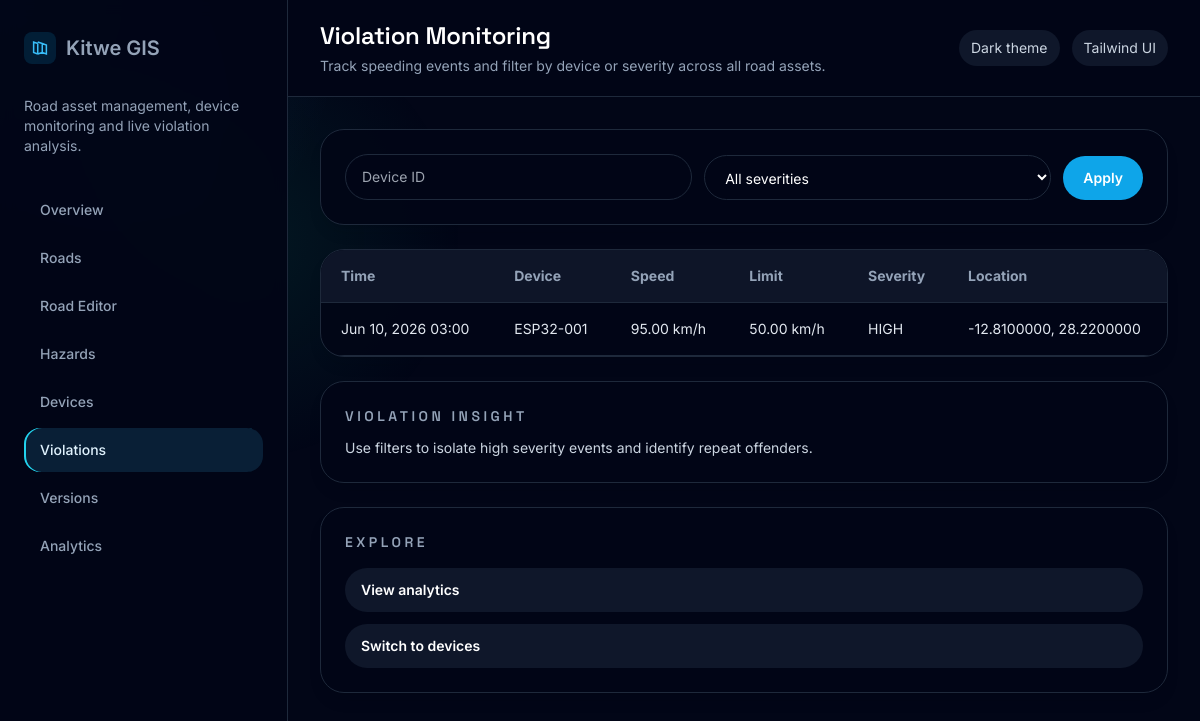
Page /violations/ on the earlier database version.
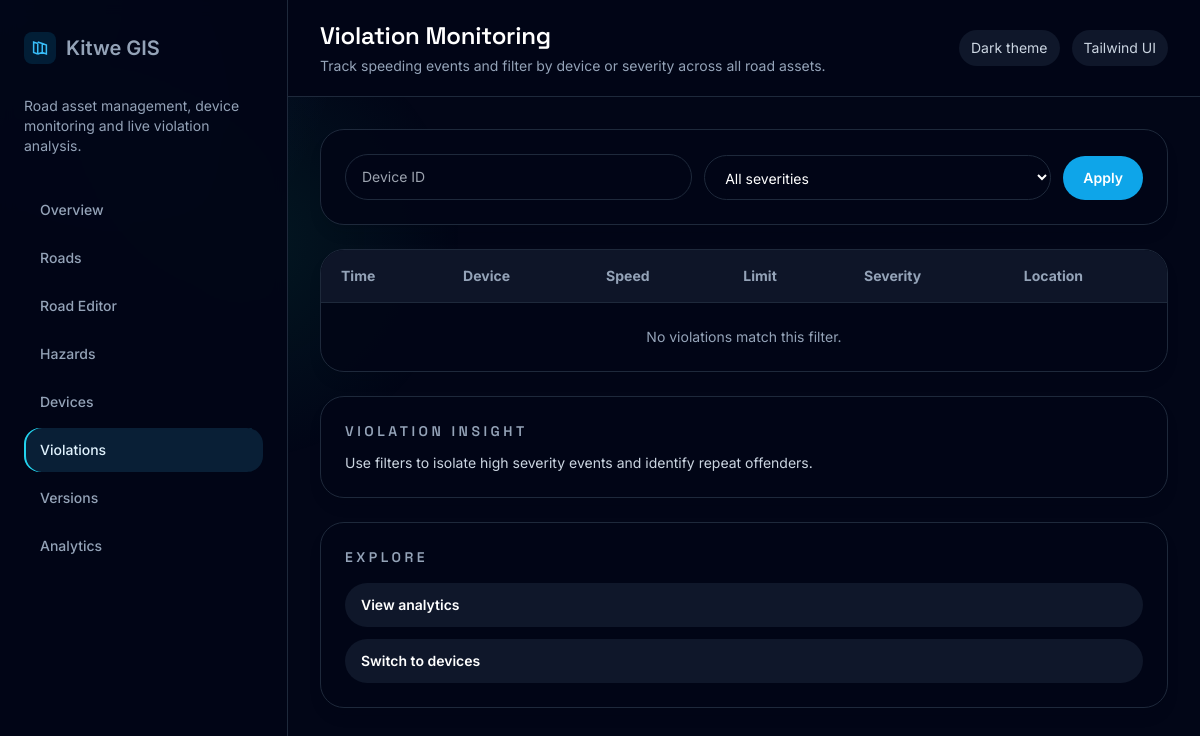
Same page on the later database version.
### api/models.py (models this page shows, shortened)
class Violation(models.Model):
    VIOLATION_SPEEDING = 'SPEEDING'
    VIOLATION_CHOICES = [
        (VIOLATION_SPEEDING, 'Speeding'),
    ]
    SEVERITY_LOW = 'LOW'
    SEVERITY_MEDIUM = 'MEDIUM'
    SEVERITY_HIGH = 'HIGH'
    SEVERITY_CHOICES = [
        (SEVERITY_LOW, 'Low'),
        (SEVERITY_MEDIUM, 'Medium'),
        (SEVERITY_HIGH, 'High'),
    ]
    device = models.ForeignKey(Device, related_name='violations', on_delete=models.CASCADE)
    telemetry = models.ForeignKey(Telemetry, related_name='violations', on_delete=models.CASCADE)
    violation_type = models.CharField(max_length=32, choices=VIOLATION_CHOICES, default=VIOLATION_SPEEDING)
    speed = models.DecimalField(max_digits=6, decimal_places=2)
    speed_limit = models.DecimalField(max_digits=6, decimal_places=2)
    latitude = models.DecimalField(max_digits=10, decimal_places=7)
    longitude = models.DecimalField(max_digits=10, decimal_places=7)
    severity = models.CharField(max_length=10, choices=SEVERITY_CHOICES)
    created_at = models.DateTimeField(auto_now_add=True)
    class Meta:
        ordering = ['-created_at']

class Device(models.Model):
    device_id = models.CharField(max_length=128, unique=True)
    device_name = models.CharField(max_length=128, blank=True)
    current_map_version = models.ForeignKey(MapVersion, null=True, blank=True, on_delete=models.SET_NULL)
    registered_at = models.DateTimeField(auto_now_add=True)
    last_seen = models.DateTimeField(null=True, blank=True)
    class Meta:
        ordering = ['device_id']

### dashboard/views.py (the view)
# urls.py: path('violations/', violations_view, name='dashboard-violations'),
def violations_view(request):
    severity = request.GET.get('severity', '').strip()
    device_search = request.GET.get('device', '').strip()
    violations = Violation.objects.select_related('device').order_by('-created_at')
    if severity:
        violations = violations.filter(severity__iexact=severity)
    if device_search:
        violations = violations.filter(device__device_id__icontains=device_search)
    return render(request, 'dashboard/violations.html', {
        'page': 'violations',
        'violations': violations,
        'severity': severity,
        'device_search': device_search,
    })

### dashboard/templates/dashboard/violations.html (shortened to what this page needs)
{% extends 'dashboard/base.html' %}
{% block page_heading %}Violation Monitoring{% endblock %}
{% block page_description %}Track speeding events and filter by device or severity across all road assets.{% endblock %}
{% block content %}
<div class="grid gap-6 xl:grid-cols-[1.3fr_0.7fr]">
    <div class="space-y-6">
        <div class="rounded-3xl border border-slate-800 bg-slate-950/90 p-6 shadow-lg shadow-slate-950/10">
            <form method="get" class="grid gap-3 sm:grid-cols-2 lg:flex lg:items-end lg:justify-between">
                <input name="device" value="{{ device_search }}" placeholder="Device ID" class="w-full rounded-3xl border border-slate-800 bg-slate-950/80 px-4 py-3 text-sm text-white outline-none focus:border-sky-400" />
                <select name="severity" class="w-full rounded-3xl border border-slate-800 bg-slate-950/80 px-4 py-3 text-sm text-white outline-none focus:border-sky-400">
                    <option value="">All severities</option>
                </select>
                <button type="submit" class="rounded-3xl bg-sky-500 px-5 py-3 text-sm font-semibold text-white transition hover:bg-sky-400">Apply</button>
            </form>
        </div>
        <div class="overflow-hidden rounded-3xl border border-slate-800 bg-slate-950/90 shadow-lg shadow-slate-950/10">
            <table class="w-full border-collapse text-left text-sm text-slate-200">
                <thead class="bg-slate-900/95 text-slate-400">
                    <tr>
                        <th class="border-b border-slate-800 px-5 py-4">Time</th>
                        <th class="border-b border-slate-800 px-5 py-4">Device</th>
                        <th class="border-b border-slate-800 px-5 py-4">Speed</th>
                        <th class="border-b border-slate-800 px-5 py-4">Limit</th>
                        <th class="border-b border-slate-800 px-5 py-4">Severity</th>
                        <th class="border-b border-slate-800 px-5 py-4">Location</th>
                    </tr>
                </thead>
                <tbody>
                    {% for violation in violations %}
                    <tr class="border-b border-slate-800 hover:bg-slate-900/80">
                        <td class="px-5 py-4">{{ violation.created_at|date:'M j, Y H:i' }}</td>
                        <td class="px-5 py-4">{{ violation.device.device_id }}</td>
                        <td class="px-5 py-4">{{ violation.speed }} km/h</td>
                        <td class="px-5 py-4">{{ violation.speed_limit }} km/h</td>
                        <td class="px-5 py-4 capitalize">{{ violation.severity }}</td>
                        <td class="px-5 py-4">{{ violation.latitude }}, {{ violation.longitude }}</td>
                    </tr>
                    {% empty %}
                    <tr>
                        <td colspan="6" class="px-5 py-6 text-center text-slate-400">No violations match this filter.</td>
                    </tr>
                    {% endfor %}
                </tbody>
            </table>
        </div>
    </div>
    <aside class="space-y-6">
        <div class="rounded-3xl border border-slate-800 bg-slate-950/90 p-6 shadow-lg shadow-slate-950/10">
            <h3 class="text-sm font-semibold uppercase tracking-[0.25em] text-slate-400">Violation insight</h3>
            <p class="mt-3 text-sm text-slate-300">Use filters to isolate high severity events and identify repeat offenders.</p>
        </div>
        <div class="rounded-3xl border border-slate-800 bg-slate-950/90 p-6 shadow-lg shadow-slate-950/10">
            <h3 class="text-sm font-semibold uppercase tracking-[0.25em] text-slate-400">Explore</h3>
            <div class="mt-4 flex flex-col gap-3">
                <a href="{% url 'dashboard-analytics' %}" class="rounded-3xl bg-slate-900 px-4 py-3 text-sm font-semibold text-white hover:bg-slate-800">View analytics</a>
                <a href="{% url 'dashboard-devices' %}" class="rounded-3xl bg-slate-900 px-4 py-3 text-sm font-semibold text-white hover:bg-slate-800">Switch to devices</a>
            </div>
        </div>
    </aside>
</div>
{% endblock %}

Differences in the rows shown:
removed Violation: created_at "Jun 10, 2026 03:00", device.device_id "ESP32-001", speed "95.00", speed_limit "50.00", severity "HIGH", latitude "-12.8100000", longitude "28.2200000"
Other differences:
text now shown: "No violations match this filter."
